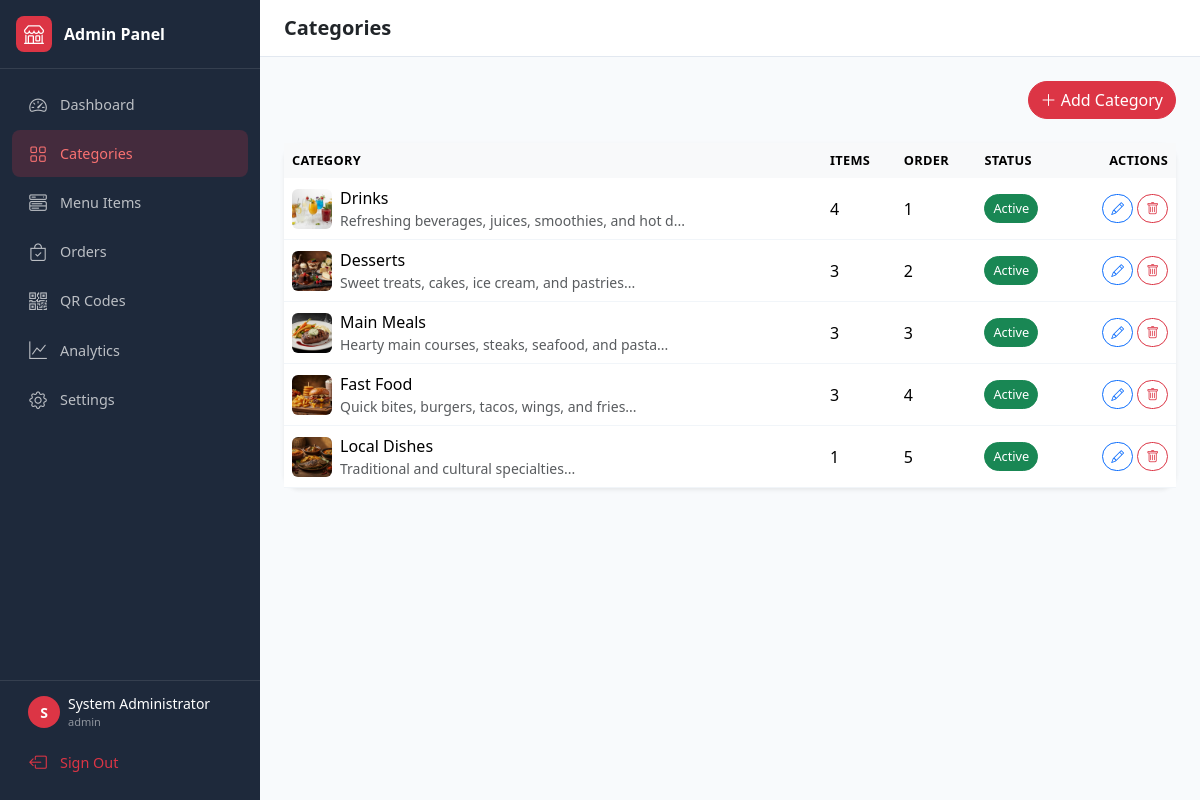
Screenshot of /admin/categories.php (signed in) with the database file from the repository.
### tables this page shows
CREATE TABLE `categories` (
  `id` int(11) NOT NULL,
  `name` varchar(100) NOT NULL,
  `description` text DEFAULT NULL,
  `image` varchar(255) DEFAULT NULL,
  `icon` varchar(50) DEFAULT 'utensils',
  `sort_order` int(11) DEFAULT 0,
  `is_active` tinyint(1) DEFAULT 1,
  `created_at` timestamp NOT NULL DEFAULT current_timestamp(),
  `updated_at` timestamp NOT NULL DEFAULT current_timestamp() ON UPDATE current_timestamp()
);

### admin/categories.php (the view, shortened to what this page needs)
<?php
$conn = dbConnect();
$categories = $conn->query("SELECT c.*, COUNT(m.id) as item_count FROM categories c LEFT JOIN menu_items m ON c.id = m.category_id GROUP BY c.id ORDER BY c.sort_order, c.name");
include 'header.php';
?>
<div class="d-flex justify-content-between align-items-center mb-4">
    <button class="btn btn-danger rounded-pill" data-bs-toggle="modal" data-bs-target="#categoryModal" onclick="resetForm()">
        <i class="bi bi-plus-lg"></i> Add Category
    </button>
</div>
<div class="card border-0 shadow-sm rounded-4">
    <div class="table-responsive">
        <table class="table table-hover mb-0">
            <thead class="table-light">
                <tr>
                    <th>Category</th>
                    <th>Items</th>
                    <th>Order</th>
                    <th>Status</th>
                    <th class="text-end">Actions</th>
                </tr>
            </thead>
            <tbody>
                <?php while ($cat = $categories->fetch_assoc()): ?>
                <tr>
                    <td>
                        <div class="d-flex align-items-center gap-2">
                            <img src="../<?= $cat['image'] ?>" class="rounded" style="width:40px;height:40px;object-fit:cover;">
                            <div>
                                <div class="fw-medium"><?= $cat['name'] ?></div>
                                <div class="small text-muted"><?= substr($cat['description'], 0, 50) ?>...</div>
                            </div>
                        </div>
                    </td>
                    <td><?= $cat['item_count'] ?></td>
                    <td><?= $cat['sort_order'] ?></td>
                    <td>
                        <form method="POST" class="d-inline">
                            <button type="submit" class="btn btn-sm <?= $cat['is_active'] ? 'btn-success' : 'btn-secondary' ?> rounded-pill">
                                <?= $cat['is_active'] ? 'Active' : 'Inactive' ?>
                            </button>
                        </form>
                    </td>
                    <td class="text-end">
                        <a href="?edit=<?= $cat['id'] ?>" class="btn btn-sm btn-outline-primary rounded-pill" data-bs-toggle="modal" data-bs-target="#categoryModal" onclick='fillForm(<?= json_encode($cat) ?>)'>
                            <i class="bi bi-pencil"></i>
                        </a>
                        <form method="POST" class="d-inline" onsubmit="return confirm('Delete this category?')">
                            <button type="submit" class="btn btn-sm btn-outline-danger rounded-pill"><i class="bi bi-trash"></i></button>
                        </form>
                    </td>
                </tr>
                <?php endwhile; ?>
            </tbody>
        </table>
    </div>
</div>
<?php include 'footer.php'; ?>

### css/admin.css (style rules this page uses)
:root { --sidebar-width: 260px; --primary: #dc3545; --sidebar-bg: #1e293b; --sidebar-hover: #334155; }
.card { border-radius: 1rem; border: none; }
.table th { font-weight: 600; font-size: 0.8rem; text-transform: uppercase; letter-spacing: 0.3px; border: none; }
.table td { vertical-align: middle; border-color: #f1f5f9; }
.btn { font-weight: 500; }
.btn-sm { font-size: 0.8rem; }

### rows the page displays
categories: image (picture), name "Drinks", description "Refreshing beverages, juices, smoothies, and hot d", item_count "4", sort_order "1", is_active "Active"
categories: image (picture), name "Desserts", description "Sweet treats, cakes, ice cream, and pastries", item_count "3", sort_order "2", is_active "Active"
categories: image (picture), name "Main Meals", description "Hearty main courses, steaks, seafood, and pasta", item_count "3", sort_order "3", is_active "Active"
categories: image (picture), name "Fast Food", description "Quick bites, burgers, tacos, wings, and fries", item_count "3", sort_order "4", is_active "Active"
categories: image (picture), name "Local Dishes", description "Traditional and cultural specialties", item_count "1", sort_order "5", is_active "Active"

### other values shown
substr($_SESSION['admin_name'], 0, 1) "S"
$_SESSION['admin_name'] "System Administrator"
$_SESSION['admin_role'] "admin"
$pageTitle "Categories"
